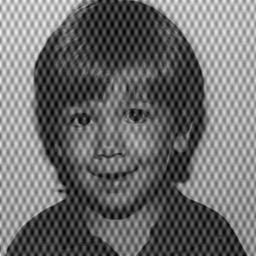
#> input picture data_input/boy_noisy.pgm, 256 x 256 px, shrunk from 512 x 512 before the run
$ python Exp1.py
#> lines starting #> are read from the running program, lines starting #| are printed output that depends on the picture; long printed decimals are rounded
### FFT.py
from PIL import Image
import numpy as np
import math
import matplotlib.pyplot as plt

# [21 lines left out: function doubleImageSize, not called in this run]


# Iterate over all the rows and store it into pixels
def ApplyFFTRow(pixels, w, N, sign):
    for i in range(w):
        if(sign == -1): # Forward
            test = np.array(pixels)[i, 0:w] # set test to the pixel row of i
            test = np.insert(test, 0, 0.0)  # Add 0 in the front since we don't use data[0]
            test = fft(test, N, sign) # fft on the current row
            test = np.delete(test, 0) # Delete data[0]
            test = changeAmplitudeFrequency(test, N) # Move the array over by N
        elif(sign == 1): # Inverse
            test = np.array(pixels)[i, 0:w] # set test to the pixel row of i
            test = changeAmplitudeFrequency(test, N) # Move the array over by N
            test = np.insert(test, 0, 0.0)  # Add 0 to front since we don't use data[0]
            test = fft(test/N, N, 1) # Inverse fft on the current Row
            test = np.delete(test, 0) # Delete data[0]
        else:
            print("Error isign can only be 1 or -1, exiting.")
            break

        # Now place test into the current row of pixels
        for j in range(w):
            pixels[i][j] = test[j]

    return pixels

# Iterate over all the columns and store it into pixels
def ApplyFFTCol(pixels, h, N, isign):
    for i in range(h):
        if(isign == -1): # Forward
            test = np.array(pixels)[0:h, i]
            test = np.insert(test, 0, 0.0)
            test = fft(test, N, isign)
            test = np.delete(test, 0)
            test = changeAmplitudeFrequency(test, N)
        elif(isign == 1): # Inverse
            test = np.array(pixels)[0:h, i]
            test = changeAmplitudeFrequency(test, N)
            test = np.insert(test, 0, 0.0)
            test = fft(test/N, N, isign)
            test = np.delete(test, 0)
        else:
            print("Error isign can only be 1 or -1, exiting.")
            break

        for j in range(h):
            pixels[j][i] = test[j]
    return pixels


# Fast Fourier Transform for Discrete 1-D Array
def fft(data, nn, isign):
    n = mmax = m = j = istep = i = 0.0
    wtemp = wr = wpr = wpi = wi = theta = 0.0
    tempr = tempi = float(0)

    n = nn << 1
    j = 1
    for i in range(1, n, 2):
        if(j > i):
            data = SWAP(data, j, i)
            data = SWAP(data, j+1, i+1)
        m = n >> 1
        while (m >= 2 and j > m):
            j -= m
            m = m >> 1
        j += m
    mmax = 2
    while (n > mmax):
        istep = mmax << 1
        theta = isign * (6.28318530717959/mmax)
        wtemp = math.sin(0.5 * theta)
        wpr = -2.0 * wtemp * wtemp
        wpi = math.sin(theta)
        wr = 1.0
        wi = 0.0
        for m in range(1, mmax, 2): #start at 1 because 0 isn't used
            # m += 2
            for i in range(m, n + 1, istep):
                j = i + mmax
                tempr = (wr * data[j]) - (wi * data[j+1])
                tempi = wr * data[j+1] + wi * data[j]
                data[j] = data[i] - tempr
                data[j+1] = data[i+1] - tempi
                data[i] += tempr
                data[i+1] += tempi
            wtemp = wr
            wr = wr * wpr - wi * wpi + wr
            wi = wi * wpr + wtemp * wpi + wi


        mmax = istep
    return data

# Scale the image Linearly through min max values
def LinearScaleValues(img, maxVal, minVal, arrayImage, h, w):

    # find Min Max
    for rows in range(h):
        for cols in range(w):
            # find Min Max Values
            if (arrayImage[rows][cols] > maxVal):
                maxVal = arrayImage[rows][cols]
            if (arrayImage[rows][cols] < minVal):
                minVal = arrayImage[rows][cols]

    print(minVal, maxVal)
    scalar = 255 / maxVal
    scalar = round(scalar, 10)
    for rows in range(h):
        for cols in range(w):
            val = arrayImage[rows][cols]
            val = int(val * scalar)
            img.putpixel((cols, rows), val)
            arrayImage[rows][cols] = val

    return img

#Log Scale the images and then bring the values back in range from 0 - 255
# [13 lines left out: function LogScaleValues, not called in this run]

# Swap array[data1] with array[data2]
def SWAP(arr, data1, data2):
    temp1 = arr[data1]
    arr[data1] = arr[data2]
    arr[data2] = temp1
    return arr

# Translate to center of the frequency in the spatial domain f(x)
def normalizeImage(arr, h, w, N):
    for i in range(0, h, 1):
        for j in range(0, w, 1):
            v = float(arr[i][j] / N)
            arr[i][j] = float(v)
    return arr

# Translate to the center of the frequency in the Frequency domain F(u)
def changeAmplitudeFrequency(arr, n):
    arr = np.roll(arr, n)
    return arr

# get the Magnitude of the Fourier transform For Fun
# [20 lines left out: functions getMagnitude, generateImg, not called in this run]

### Exp1.py
import matplotlib.pyplot as plt
from FFT import *
from PIL import Image
import numpy as np
import math

def Exp1():
  DFT()

# Does the FFT of a 2D image
def DFT():

    image = Image.open("./data_input/boy_noisy.pgm")
#> image is the input picture: PIL image 256x256 L; min 0, max 244, mean 109.4
    px = list(image.getdata())
#> px = 65536 items
    width, height = image.size
#> width = 256; height = 256
    new = Image.new("L", (width, height))
#> new: PIL image 256x256 L; every value is 0
    px = [px[i * width:(i + 1) * width] for i in range(height)]
#> px = 256 items

    # # N = height x width
    N = (new.size[0] + new.size[1]) // 4
#> N = 128
    px = normalizeImage(px, height, width, N)
#> after the loop in normalizeImage, `for i in range(0, h, 1):`: arr = 256 items

    # Iterate over all the rows and store it into test2D
    px = ApplyFFTRow(px, width, N, -1)
#> the loop in ApplyFFTRow, `for i in range(w):` made 256 passes

    # Iterate over all the columns and store it into px
    px = ApplyFFTCol(px, height, N, -1)

    minVal = 1000000000000000000000000000
    maxVal = -101010100000000000000000000

    px = gaussian_band(px, 72, 6, width, height, False)

    # new = LogScaleValues(new, maxVal, minVal, px, height, width)
    # new = LinearScaleValues(new, maxVal, minVal, px, height, width)

    # Reverse
    # Iterate over all the columns and store it into px
    px = ApplyFFTCol(px, height, N, 1)

    # Iterate over all the rows and store it into test2D
    px = ApplyFFTRow(px, width, N, 1)

    # px = changeAmplitudeSpatial(px, height, width, N, 1)
    new = LinearScaleValues(new, maxVal, minVal, px, height, width)

    new.save("./data_output/New_noisy_boy.png")
    # new1.save("./data_output/GaussianRadius.png")


def gaussian_band(array, C0, W, width, height, PassReject=True):
    # center = 128 # math.sqrt((width//2)**2 + (height//2)**2)
    # newArray = array

#> called with C0 = 72, W = 6, width = 256, height = 256, PassReject = False
    for i in range(width):
      for j in range(height):
        distanceToCenter = math.sqrt((i - (width//2))**2 + (j - (height//2))**2)
        # print(distanceToCenter, i, j, ((i - (width//2))**2), ((j - (height//2))**2))
        # print(distanceToCenter)

        # Gaussian Band Reject Filtering
        H = 1 - math.e**(-( (distanceToCenter - C0)**2 / (W)**2 )**2)

        # Band Pass = H_bp(u,v) = 1 - H_br
        if PassReject is True:
          H = 1 - H

        array[i][j] = array[i][j] * H
    return array

Exp1()
#| 0.2552 1.623
#> after the loop in LinearScaleValues, `for rows in range(h):`:
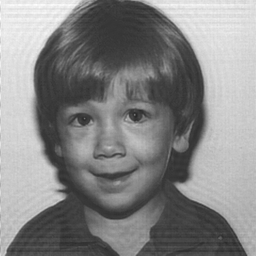
#> img: PIL image 256x256 L; min 40, max 254, mean 133.8
